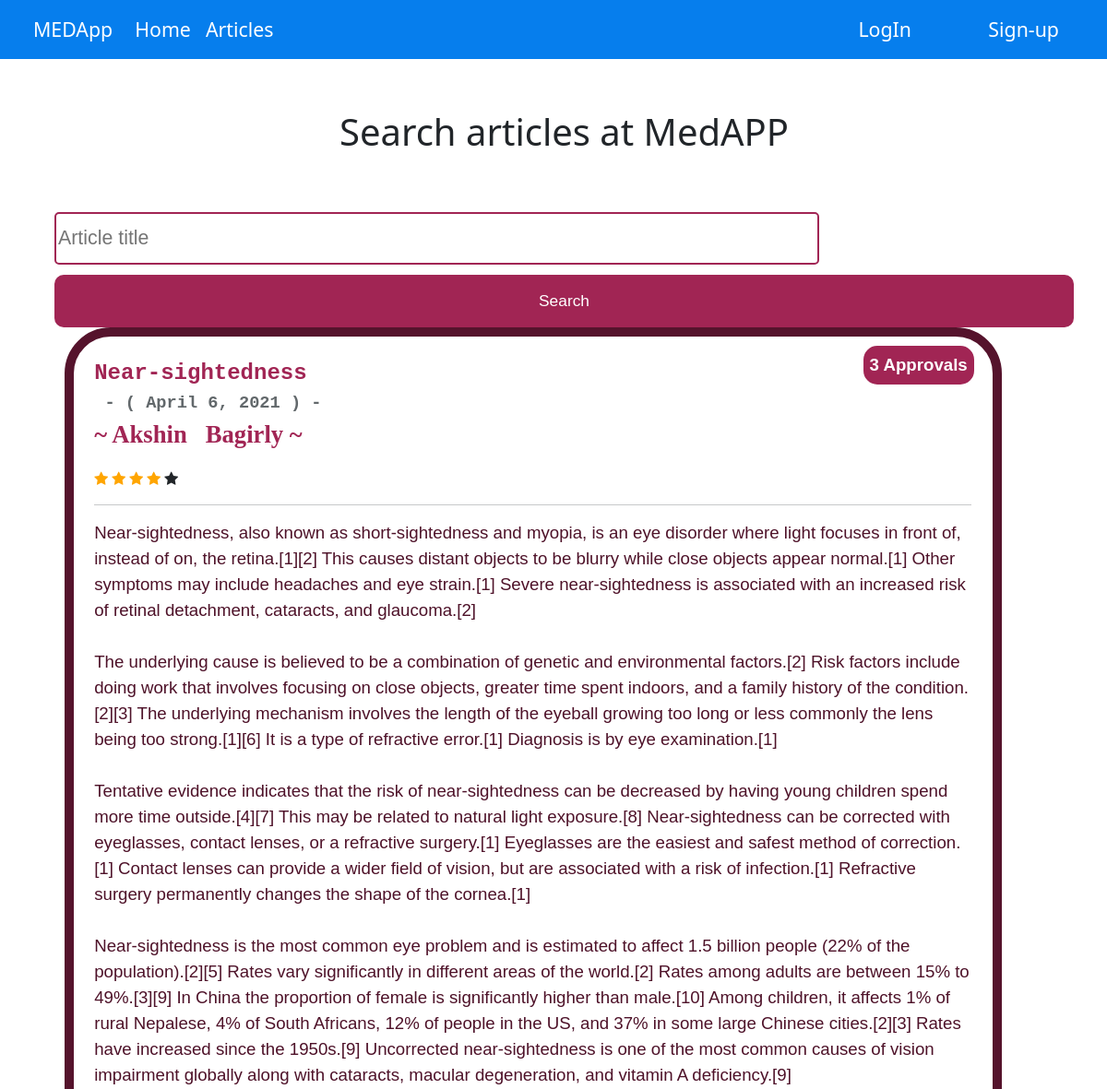
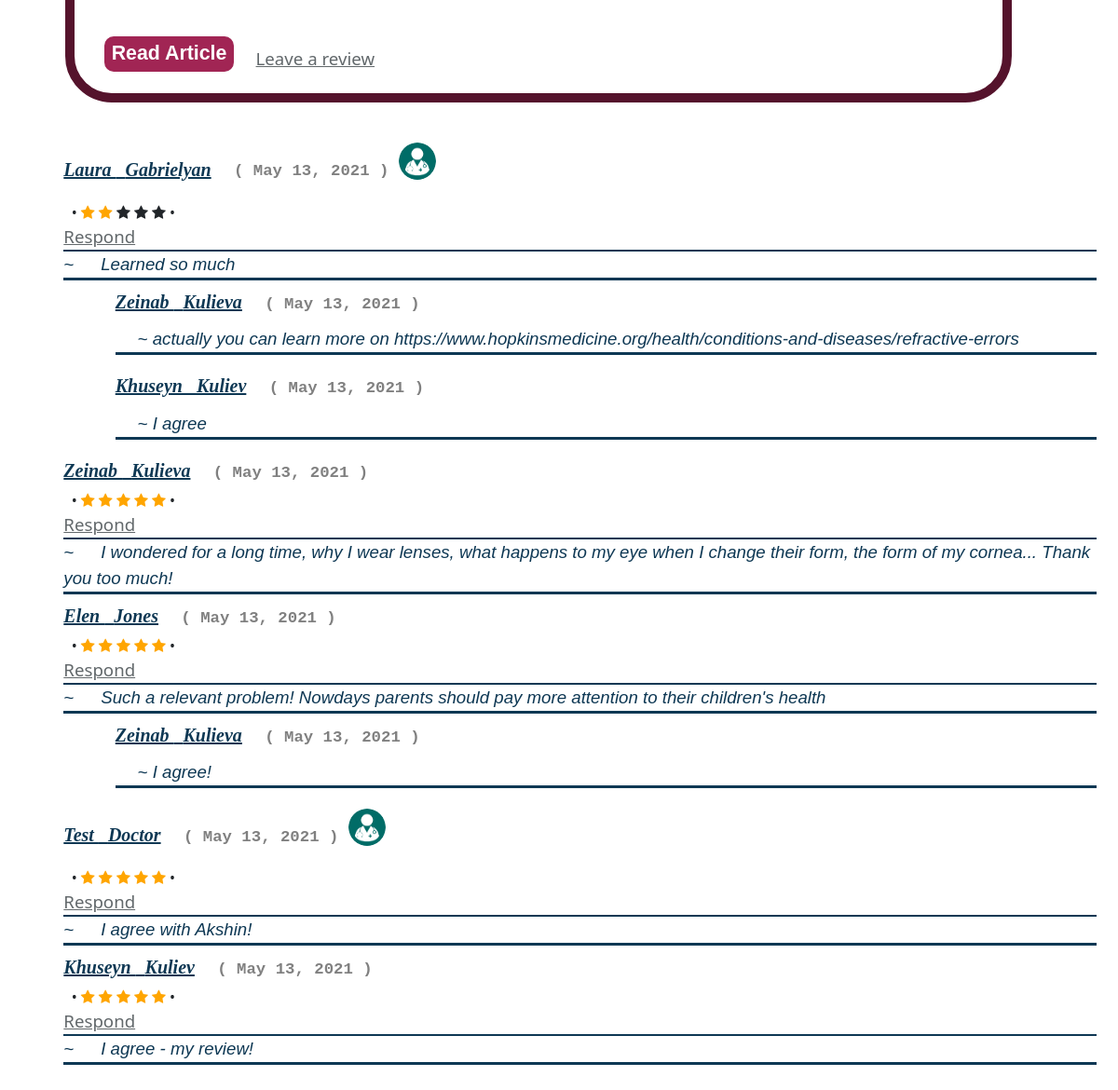
The app's page /showFullArticle/1/ with its own data (2 pictures, top to bottom).
### medapp/models.py (models this page shows)
class Article(models.Model):
    title = models.CharField(max_length=400)
    body = models.CharField(max_length=10000)
    articleIMG = models.ImageField(default='articleIMG/default.jpg', upload_to="articleIMG/", null=True)
    author = models.ForeignKey(Doctor, on_delete=models.CASCADE, related_name='doctorsArticles')
    datePosted = models.DateField(default = datetime.now)
    approved = models.BooleanField()
    numOfApprovals = models.IntegerField()
    numOfDisapprovals = models.IntegerField(default = 0)
    usersLiked = models.ManyToManyField(RegisteredUser, related_name='likedArticle')
    usersFaved = models.ManyToManyField(RegisteredUser, related_name='favouriteArticle')
    doctorsApprove = models.ManyToManyField(Doctor, related_name='approvedArticles')
    doctorsDisapprove = models.ManyToManyField(Doctor, related_name='disapprovedArticles')
    rating = models.IntegerField(default = 5)

class RegisteredUser(models.Model):
    user = models.OneToOneField(User, on_delete=models.CASCADE)
    username = models.CharField(max_length=100, unique = True)
    malefemale = models.CharField(max_length=100, null = True)
    dob = models.DateField()
    telphone = models.CharField(max_length=400)
    location = models.CharField(max_length=100)
    profileIMG = models.ImageField(default='patientIcon.png', upload_to=profileImageDirectory, null=True)
    documents = models.FileField(upload_to=custom_upload_to)

class reviewArticle(models.Model): #Review Article/DOctors should have one super class as to class diagramm!
    author = models.ForeignKey(RegisteredUser, on_delete = models.CASCADE, related_name='usersReviewOnArticle')
    authorType = models.CharField(max_length = 100)
    article = models.ForeignKey(Article, on_delete = models.CASCADE, null = True)
    datePosted =  models.DateField(default = datetime.now())
    body = models.CharField(max_length=1000)
    stars = models.IntegerField()

class respondComment(models.Model):
    author = models.ForeignKey(RegisteredUser, on_delete = models.CASCADE)
    authorType = models.CharField(max_length = 100)
    datePosted =  models.DateField(default = datetime.now())
    body = models.CharField(max_length=1000, null = True)
    reviewArticle = models.ForeignKey(reviewArticle, on_delete = models.CASCADE)

### medapp/views.py (the view)
# urls.py: path('showFullArticle/<articleID>/', showFullArticle, name = 'showFullArticle'),
def showFullArticle(request, articleID):
    context = {}
    articleToSend = Article.objects.get(id = articleID)
    context['Article'] = articleToSend
    context['isLiked'] = False
    context['isFavourite'] = False
    context['reviewArticleList'] = articleToSend.reviewarticle_set.all()
    reviewResponses = []
    for r in articleToSend.reviewarticle_set.all():
        reviewResponses.append(r.respondcomment_set.all())
    context['respondCommentList'] = reviewResponses
    if request.user.is_authenticated:
        currentUser = RegisteredUser.objects.get(user = User.objects.get(username = request.user.username))
        if articleToSend in currentUser.likedArticle.all():
            context['isLiked'] = True
        if articleToSend in currentUser.favouriteArticle.all():
            context['isFavourite'] = True
    return render(request, 'medapp/fullArticles.html', context)

### medapp/templates/medapp/fullArticles.html (shortened to what this page needs)
{% extends 'medapp/articlesHomePage.html' %}
{% load static %}
{% block articlesBelowSearchBar %}
            <br>
            <div class="row">
                <div class="col-lg-10 profileArticleBlock fullArticle">
                        <span class="article_title" >{{Article.title}}</span>
                        <span class="publishDate"> &nbsp;- ( {{Article.datePosted}} ) -   </span>
                        <p class="author"> ~ {{Article.author.user.first_name}} &nbsp; {{Article.author.user.last_name}} ~</p>
                        <span>
                            {%  if Article.rating == 5 %}
                      <span class="fa fa-star checked"></span>
                      <span class="fa fa-star checked"></span>
                      <span class="fa fa-star checked"></span>
                      <span class="fa fa-star checked"></span>
                      <span class="fa fa-star checked"></span>
                      {% elif Article.rating == 4 %}
                      <span class="fa fa-star checked"></span>
                      <span class="fa fa-star checked"></span>
                      <span class="fa fa-star checked"></span>
                      <span class="fa fa-star checked"></span>
                      <span class="fa fa-star "></span>
                      {% elif Article.rating == 3 %}
                      <span class="fa fa-star checked"></span>
                      <span class="fa fa-star checked"></span>
                      <span class="fa fa-star checked"></span>
                      <span class="fa fa-star "></span>
                      <span class="fa fa-star "></span>
                      {% elif Article.rating == 2 %}
                      <span class="fa fa-star checked"></span>
                      <span class="fa fa-star checked"></span>
                      <span class="fa fa-star "></span>
                      <span class="fa fa-star "></span>
                      <span class="fa fa-star "></span>
                      {% elif Article.rating == 1 %}
                      <span class="fa fa-star checked"></span>
                      <span class="fa fa-star "></span>
                      <span class="fa fa-star "></span>
                      <span class="fa fa-star "></span>
                      <span class="fa fa-star "></span>
                      {% endif %}
                        </span>
                        <span class="approvedByNum"> {{Article.numOfApprovals}} Approvals </span>
                        <hr>
                        <p class="articleBody">
                            {{Article.body|linebreaksbr}}
                        </p>
                        <button type="button" class="btnFullArticle">Read Article</button>
                        <a href = "#"><span class = "labelText" data-bs-toggle="modal" data-bs-target="#reviewOnArticle" > Leave a review </span></a>
                </div>
                <div class="reviewContainer articleReviews">
                    <div class="reviewBox">
                        {% for r in reviewArticleList %}
                        <div class="reviewTop">
                            <div>
                                <h5> {{r.author.user.first_name}} &nbsp; {{r.author.user.last_name}} </h5> &emsp; <span class = 'date' > ( {{r.datePosted}} ) </span> {%if r.authorType == "Doctor"%}<img src = "{% static 'images/doctorIcon.png' %}" style = "width: 40px; height: 40px;">{% endif %}
                            </div>
                            &nbsp;  •  <span>
                                {%  if r.stars == 5 %}
                          <span class="fa fa-star checked"></span>
                          <span class="fa fa-star checked"></span>
                          <span class="fa fa-star checked"></span>
                          <span class="fa fa-star checked"></span>
                          <span class="fa fa-star checked"></span>
                          {% elif r.stars == 4 %}
                          <span class="fa fa-star checked"></span>
                          <span class="fa fa-star checked"></span>
                          <span class="fa fa-star checked"></span>
                          <span class="fa fa-star checked"></span>
                          <span class="fa fa-star "></span>
                          {% elif r.stars == 3 %}
                          <span class="fa fa-star checked"></span>
                          <span class="fa fa-star checked"></span>
                          <span class="fa fa-star checked"></span>
                          <span class="fa fa-star "></span>
                          <span class="fa fa-star "></span>
                          {% elif r.stars == 2 %}
                          <span class="fa fa-star checked"></span>
                          <span class="fa fa-star checked"></span>
                          <span class="fa fa-star "></span>
                          <span class="fa fa-star "></span>
                          <span class="fa fa-star "></span>
                          {% elif r.stars == 1 %}
                          <span class="fa fa-star checked"></span>
                          <span class="fa fa-star "></span>
                          <span class="fa fa-star "></span>
                          <span class="fa fa-star "></span>
                          <span class="fa fa-star "></span>
                          {% endif %}
                            </span>• <br>
                        </div>
                        {% if r.author.user == user %}
                          <button type="button" class="smallBtn smallBtnArticle" id="saveBtnMsg{{r.id}}" data-url = "{% url 'editReviewField' %}" data-textNeededID = "articleBody{{r.id}}" data-reviewID = "{{r.id}}" data-commentType = "ReviewArticle"  data-fieldToSave = "body" data-labelID = "savelabele{{r.id}}" onclick = "changeReviewArticleField(this)" onmouseover="showAdviceLabel(this)" onmouseout = "hideAdviceLabel(this)" >Save</button>
                          <a href = "{% url 'deleteArticleReview' r.id Article.id %}" class = "label" ><button type="button" class="smallBtn smallBtnArticle" data-labelID = "savelabele{{response.id}}">Delete</button></a>
                          <label class = "label adviceLabel" id = "savelabele{{r.id}}">You can delete/edit text of your review! - just click on your review text.</label>
                          <textarea class="reviewText" id = "articleBody{{r.id}}" style="display: block; width: 100%; max-height: 50px;">{{r.body}}</textarea>
                        {% else %}
                          <label for = "reviewResponseInput{{r.id}}" href = "#" onclick="displayInput(this)">Respond</label>
                          <div class="reviewText" id = "articleBody">
                              ~ &emsp; {{r.body}}<br>
                          </div>
                        {% endif %}
                          <div class="reviewResponseBox">
                              {% for response in r.respondcomment_set.all %}
                                <div class="reviewResponseTop" >
                                    <div>
                                      <h5 style = "display: inline;">{{response.author.user.first_name}} {{response.author.user.last_name}}</h5>   <span class = "date"> ( {{response.datePosted}} ) </span>
                                    </div>
                                </div>
                              {% if response.author.user == user %}
                                <button type="button" class="smallBtn smallBtnArticle" id="saveBtnMsg{{response.id}}" data-url = "{% url 'editReviewField' %}" data-textNeededID = "responseBody{{response.id}}" data-reviewID = "{{response.id}}" data-commentType = "Response"  data-fieldToSave = "body" data-labelID = "savelabele{{response.id}}" onclick = "changeReviewArticleField(this)" onmouseover="showAdviceLabel(this)" onmouseout = "hideAdviceLabel(this)">Save</button>
                                <a href = "{% url 'deleteResponseReview' response.id Article.id %}" class = "label" ><button type="button" class="smallBtn smallBtnArticle" data-labelID = "savelabele{{response.id}}" >Delete</button></a>
                                <label class = "label adviceLabel" id = "savelabele{{response.id}}">You can delete/edit text of your review! - just click on your review text.</label>
                                <textarea class="reviewResponseText" id = "responseBody{{response.id}}" style="display: block; width: 100%; max-height: 50px;">{{response.body}}</textarea>
                                  <br>
                              {% else %}
                                <div class="reviewResponseText" >
                                      ~ {{response.body}}<br>
                                </div>
                              {% endif %}
                              {% endfor %}
                      </div>
                        {% endfor %}
                    </div>
            </div>
        </div>
        {% endblock articlesBelowSearchBar %}

### medapp/templates/medapp/articlesHomePage.html (shortened to what this page needs)
{% extends 'medapp/base.html' %}
{% load static %}
{% block belowNavbar %}
            <div class="row">
                <div class="col-lg">
                    <h1>Search articles at MedAPP</h1>
                </div>
            </div>
            <div class="row" >
                <div class="">
                        <form action="{% url 'searchArticles'%}" class="searchbar searchbarArticle  mx-auto" method="GET">
                            <input  type="text" name="articleTitleforSearch" style="width: 75%;" placeholder="Article title" >
                            <button type="click" >Search</button>
                        </form>
                </div>
            </div>
            {% block articlesBelowSearchBar %}{% endblock articlesBelowSearchBar %}
            <br>
        </div>
            </div>
{% endblock belowNavbar %}

### medapp/templates/medapp/base.html (shortened to what this page needs)
<!DOCTYPE html>
{% load static %}
<html>
    <head>
        <link href="https://cdn.jsdelivr.net/npm/bootstrap@5.0.0-beta1/dist/css/bootstrap.min.css" rel="stylesheet">
        <link rel="stylesheet" href="https://cdnjs.cloudflare.com/ajax/libs/font-awesome/4.7.0/css/font-awesome.min.css">
        <link rel="stylesheet" href="{% static 'css/style1.css'%}">
    </head>
    <body>
       <div class="container-fluid" >
            <div class="row">
                <nav class="navbar navbar-expand-lg " style="background-color: #067eed;">
                     <div class="container-fluid" >
                        <a class="navbar-brand" href="{% url 'index' %}"> MEDApp</a>
                        <div class="collapse navbar-collapse" id="navbarSupportedContent">
                            <ul class="navbar-nav me-auto mb-2 mb-lg-0">
                                <li class="nav-item">
                                    <a class="nav-link active" aria-current="page" href="{% url 'index' %}">Home</a>
                                </li>
                                <li class="nav-item">
                                  <a class="nav-link" href="{% url 'articlesSection' %}">Articles</a>
                                </li>
                            </ul>
                            {% if user.is_authenticated %}
                            <a class="nav-link active" href="{% url 'goLogOut' %}" >LogOut</a>
                            <a class="nav-link active" href="{% url 'getProfile' %}" style="margin-left: 1%;">Profile</a>
                            <a class="nav-link active" href="{% url 'getProfile' %}" style="margin-left: 5%;">Hello, {{user.first_name}}!</a>
                            {% else %}
                            <a class="nav-link active" href="{% url 'goLogIn' %}" >LogIn</a>
                            <a class="nav-link active" href="{% url 'goSignUp' %}" style="margin-left: 5%;">Sign-up</a>
                            {% endif %}
                        </div>
                    </div>
                </nav>
        </div>
        <div class = "row" style = "padding-left:4%;">
            {% block belowNavbar %}{% endblock belowNavbar %}
    </body>
</html>

### records on screen
Article: title "Near-sightedness", datePosted "April 6, 2021", author.user.first_name "Akshin", author.user.last_name "Bagirly", numOfApprovals "3", body "Near-sightedness, also known as short-sightedness and myopia, is an eye disorder where light focuses in front of, instead of on, the retina.[1][2] This causes distant objects to be blurry while close objects appear normal.[1] Other symptoms may include headaches and eye strain.[1] Severe near-sightedness is associated with an increased risk of retinal detachment, cataracts, and glaucoma.[2] The underlying cause is believed to be a combination of genetic and environmental factors.[2] Risk factors include doing work that involves focusing on close objects, greater time spent indoors, and a family history of the condition.[2][3] The underlying mechanism involves the length of the eyeball…"
reviewArticle: author.user.first_name "Laura", author.user.last_name "Gabrielyan", datePosted "May 13, 2021", stars 2 (drawn), body "Learned so much"
respondComment: author.user.first_name "Zeinab", author.user.last_name "Kulieva", datePosted "May 13, 2021", body "actually you can learn more on https://www.hopkinsmedicine.org/health/conditions-and-diseases/refractive-errors"
respondComment: author.user.first_name "Khuseyn", author.user.last_name "Kuliev", datePosted "May 13, 2021", body "I agree"
reviewArticle: author.user.first_name "Zeinab", author.user.last_name "Kulieva", datePosted "May 13, 2021", stars 5 (drawn), body "I wondered for a long time, why I wear lenses, what happens to my eye when I change their form, the form of my cornea... Thank you too much!"
reviewArticle: author.user.first_name "Elen", author.user.last_name "Jones", datePosted "May 13, 2021", stars 5 (drawn), body "Such a relevant problem! Nowdays parents should pay more attention to their children's health"
respondComment: author.user.first_name "Zeinab", author.user.last_name "Kulieva", datePosted "May 13, 2021", body "I agree!"
reviewArticle: author.user.first_name "Test", author.user.last_name "Doctor", datePosted "May 13, 2021", stars 5 (drawn), body "I agree with Akshin!"
reviewArticle: author.user.first_name "Khuseyn", author.user.last_name "Kuliev", datePosted "May 13, 2021", stars 5 (drawn), body "I agree - my review!"
